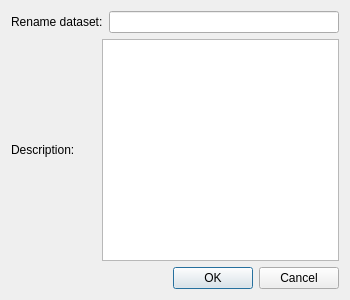
<?xml version="1.0" encoding="UTF-8"?>
<ui version="4.0">
 <class>ChangeDataSetInfoDialog</class>
 <widget class="QDialog" name="ChangeDataSetInfoDialog">
  <property name="geometry">
   <rect>
    <x>0</x>
    <y>0</y>
    <width>350</width>
    <height>300</height>
   </rect>
  </property>
  <property name="maximumSize">
   <size>
    <width>350</width>
    <height>300</height>
   </size>
  </property>
  <property name="windowTitle">
   <string>Dialog</string>
  </property>
  <layout class="QVBoxLayout" name="verticalLayout">
   <item>
    <layout class="QHBoxLayout" name="horizontalLayout">
     <item>
      <widget class="QLabel" name="label">
       <property name="text">
        <string>Rename dataset:</string>
       </property>
      </widget>
     </item>
     <item>
      <widget class="QLineEdit" name="lineEdit"/>
     </item>
    </layout>
   </item>
   <item>
    <layout class="QHBoxLayout" name="horizontalLayout_2">
     <item>
      <widget class="QLabel" name="label_2">
       <property name="text">
        <string>Description:</string>
       </property>
      </widget>
     </item>
     <item>
      <spacer name="horizontalSpacer">
       <property name="orientation">
        <enum>Qt::Orientation::Horizontal</enum>
       </property>
       <property name="sizeHint" stdset="0">
        <size>
         <width>40</width>
         <height>20</height>
        </size>
       </property>
      </spacer>
     </item>
     <item>
      <widget class="QTextEdit" name="textEdit"/>
     </item>
    </layout>
   </item>
   <item>
    <widget class="QDialogButtonBox" name="buttonBox">
     <property name="orientation">
      <enum>Qt::Orientation::Horizontal</enum>
     </property>
     <property name="standardButtons">
      <set>QDialogButtonBox::StandardButton::Cancel|QDialogButtonBox::StandardButton::Ok</set>
     </property>
    </widget>
   </item>
  </layout>
 </widget>
 <resources/>
 <connections>
  <connection>
   <sender>buttonBox</sender>
   <signal>accepted()</signal>
   <receiver>ChangeDataSetInfoDialog</receiver>
   <slot>accept()</slot>
   <hints>
    <hint type="sourcelabel">
     <x>248</x>
     <y>254</y>
    </hint>
    <hint type="destinationlabel">
     <x>157</x>
     <y>274</y>
    </hint>
   </hints>
  </connection>
  <connection>
   <sender>buttonBox</sender>
   <signal>rejected()</signal>
   <receiver>ChangeDataSetInfoDialog</receiver>
   <slot>reject()</slot>
   <hints>
    <hint type="sourcelabel">
     <x>316</x>
     <y>260</y>
    </hint>
    <hint type="destinationlabel">
     <x>286</x>
     <y>274</y>
    </hint>
   </hints>
  </connection>
 </connections>
</ui>
